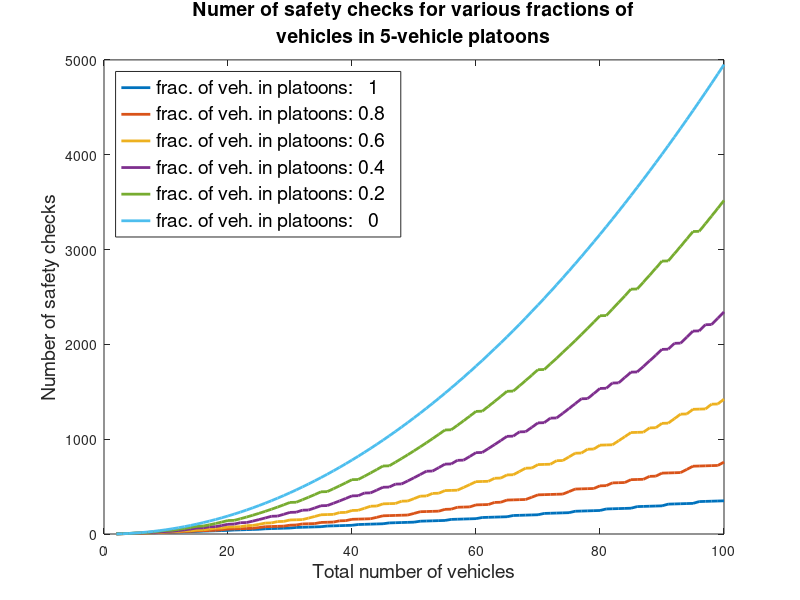

Source code (MATLAB): (Note: this script raises an error after producing the figure.)
function numSafetyChecks()
% Number of vehicles
Ns = 2:100;

% Number of vehicles per platoon
k = 5;

% Number of platoons
f = 1:-0.2:0;
num_f = length(f);

% Plot
colors = lines(num_f);
hs = [];
h = figure;
for i = 1:num_f;
  checks = numSafetyChecksPlatoon(Ns, f(i), k);
  hs = [hs plot(Ns, checks, 'color', colors(i,:), 'linewidth', 2)];
  hold on
end

title({'Numer of safety checks for various fractions of', ['vehicles in ' ...
  num2str(k) '-vehicle platoons']}, 'fontsize', 14)
lgd_text = cellstr( num2str(f') );
for i = 1:length(lgd_text)
  lgd_text{i} = ['frac. of veh. in platoons: ' lgd_text{i}];
end
legend(hs, lgd_text, 'location', 'northwest','fontsize', 14)

xlabel('Total number of vehicles','fontsize', 14)
ylabel('Number of safety checks', 'fontsize', 14)

h.Children(2).FontSize = 14;
h.Position(1:2) = [200 200];
h.Position(3:4) = [800 600];
end

function checks = numSafetyChecksPlatoon(Ns, f, k)
% Ns - total number of vehicles (vector)
% p - number of platoons (vector)
% k - number of vehicles in each platoon (scalar)
% f - fraction of vehicles in platoons (scalar)

% number of free and platoon vehicles
num_in_p = ceil(f*Ns);
p = ceil(num_in_p/k);
num_free = Ns - num_in_p;

if p > 0
  % number of checks for each group
  chks_in_full_p = (p-1) * numSafetyChecksInPlatoon(k);
  chks_in_last_p = numSafetyChecksInPlatoon(num_in_p - (p-1)*k);
  chks_in_free = (num_free+p) .* (num_free+p - 1)/2;
  
  checks = chks_in_full_p + chks_in_last_p + chks_in_free;
else
  checks = num_free .* (num_free - 1) /2;
end

end

function checks = numSafetyChecksInPlatoon(Np)
% Np - number of vehicles in platoon

checks = max(0, 2*(Np - 1));
end